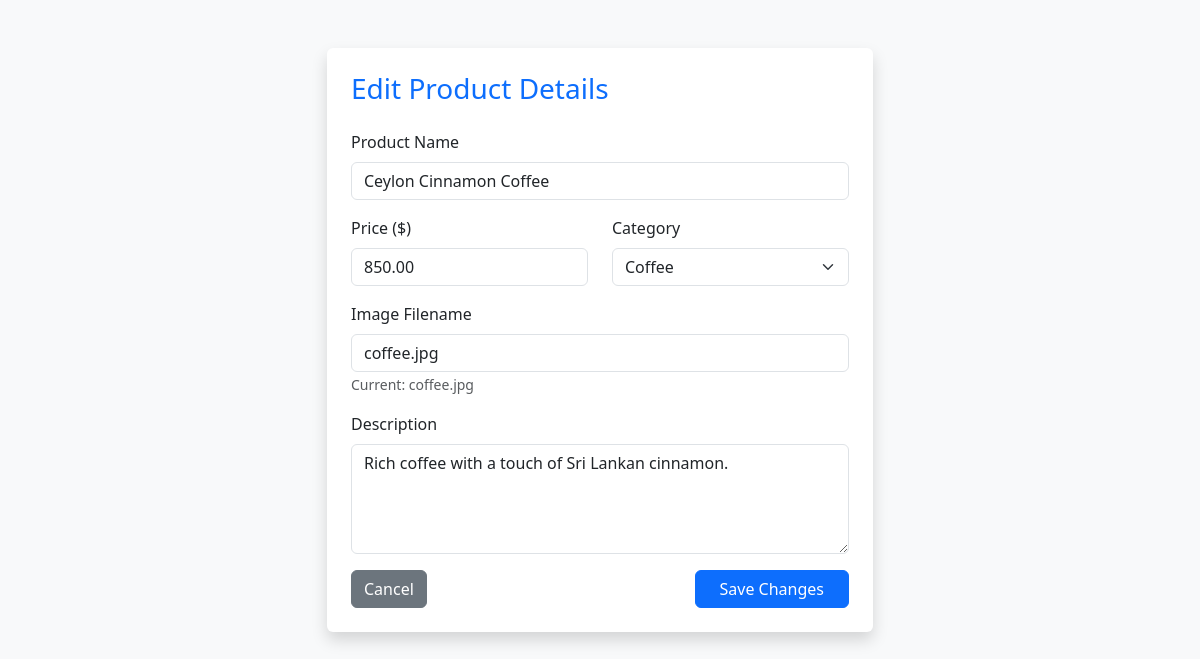
The app's page /edit_product.php?id=1 (signed in) with its own data.
### tables this page shows
CREATE TABLE `products` (
  `id` int NOT NULL,
  `name` varchar(100) NOT NULL,
  `category` enum('Tea','Spices','Coffee','Cupcake') NOT NULL,
  `price` decimal(10,2) NOT NULL,
  `description` text,
  `image` varchar(255) DEFAULT NULL
);

### edit_product.php (the view, shortened to what this page needs)
<?php
include 'db.php';
if (isset($_GET['id'])) {
    $id = $_GET['id'];
    $result = $conn->query("SELECT * FROM products WHERE id = $id");
    if ($result->num_rows > 0) {
        $product = $result->fetch_assoc();
    } else {
        echo "Product not found!";
        exit;
    }
} else {
    header("Location: admin.php");
    exit;
}
?>
<!DOCTYPE html>
<html lang="en">
<head>
    <link href="https://cdn.jsdelivr.net/npm/bootstrap@5.3.2/dist/css/bootstrap.min.css" rel="stylesheet">
</head>
<body class="bg-light">
<div class="container py-5">
    <div class="row justify-content-center">
        <div class="col-md-6">
            <div class="card shadow border-0">
                <div class="card-body p-4">
                    <h3 class="mb-4 text-primary">Edit Product Details</h3>
                    <form method="POST">
                        <div class="mb-3">
                            <label class="form-label">Product Name</label>
                            <input type="text" name="name" class="form-control" value="<?php echo $product['name']; ?>" required>
                        </div>
                        <div class="row">
                            <div class="col-md-6 mb-3">
                                <label class="form-label">Price ($)</label>
                                <input type="number" step="0.01" name="price" class="form-control" value="<?php echo $product['price']; ?>" required>
                            </div>
                            <div class="col-md-6 mb-3">
                                <label class="form-label">Category</label>
                                <select name="category" class="form-select">
                                    <option value="Coffee" <?php if($product['category'] == 'Coffee') echo 'selected'; ?>>Coffee</option>
                                </select>
                            </div>
                        </div>
                        <div class="mb-3">
                            <label class="form-label">Image Filename</label>
                            <input type="text" name="image" class="form-control" value="<?php echo $product['image']; ?>" required>
                            <small class="text-muted">Current: <?php echo $product['image']; ?></small>
                        </div>
                        <div class="mb-3">
                            <label class="form-label">Description</label>
                            <textarea name="description" class="form-control" rows="4"><?php echo $product['description']; ?></textarea>
                        </div>
                        <div class="d-flex justify-content-between">
                            <a href="admin.php" class="btn btn-secondary">Cancel</a>
                            <button type="submit" name="update_product" class="btn btn-primary px-4">Save Changes</button>
                        </div>
                    </form>
                </div>
            </div>
        </div>
    </div>
</div>
</body>
</html>

### records on screen
products: name "Ceylon Cinnamon Coffee", price "850.00", category "Coffee", image "coffee.jpg", description "Rich coffee with a touch of Sri Lankan cinnamon."
